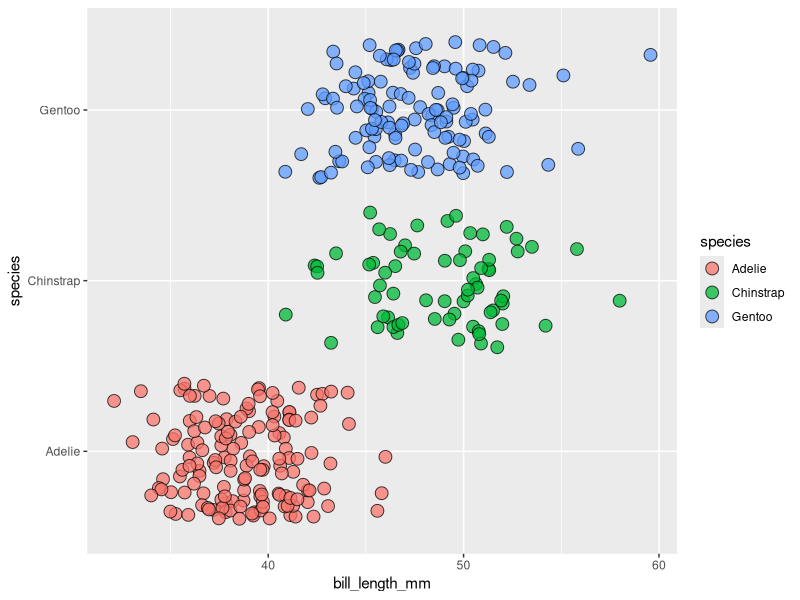
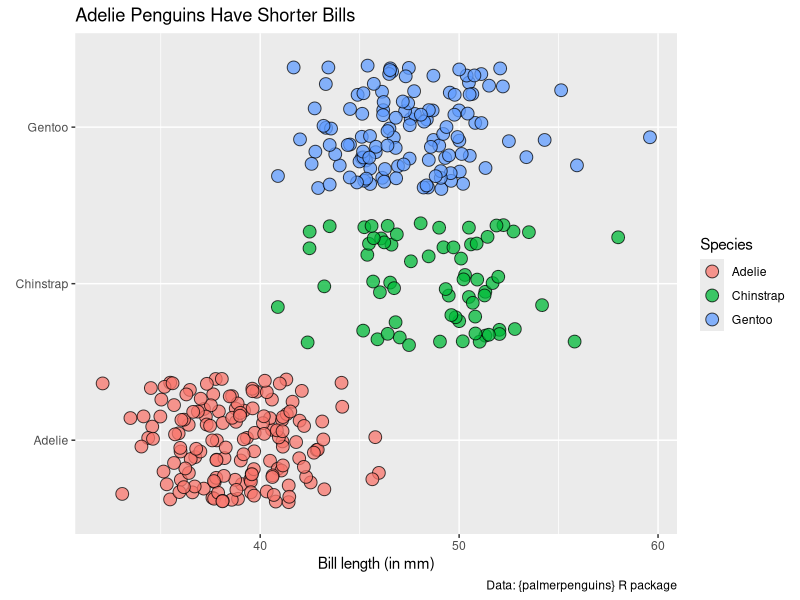
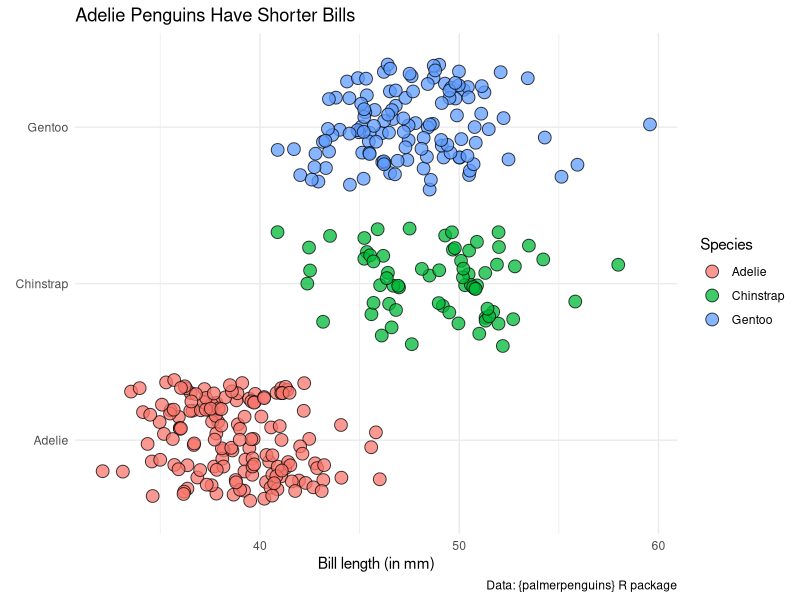
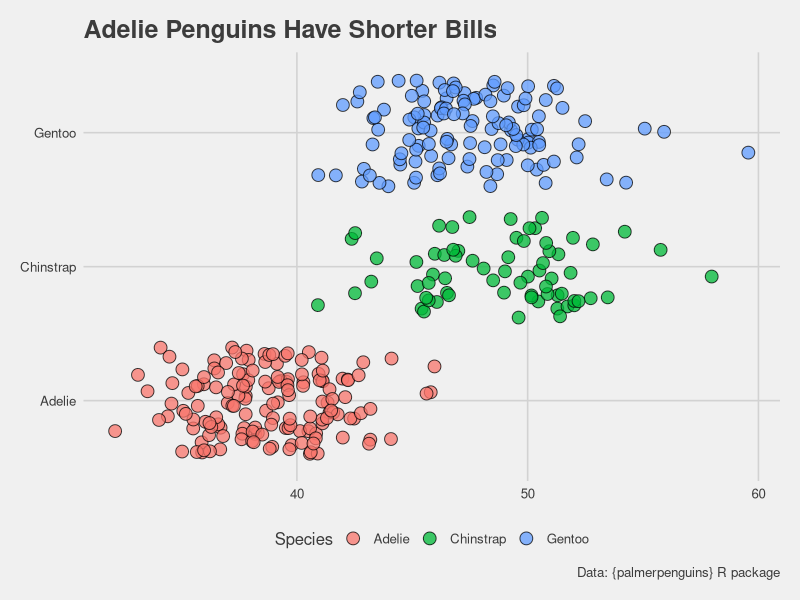
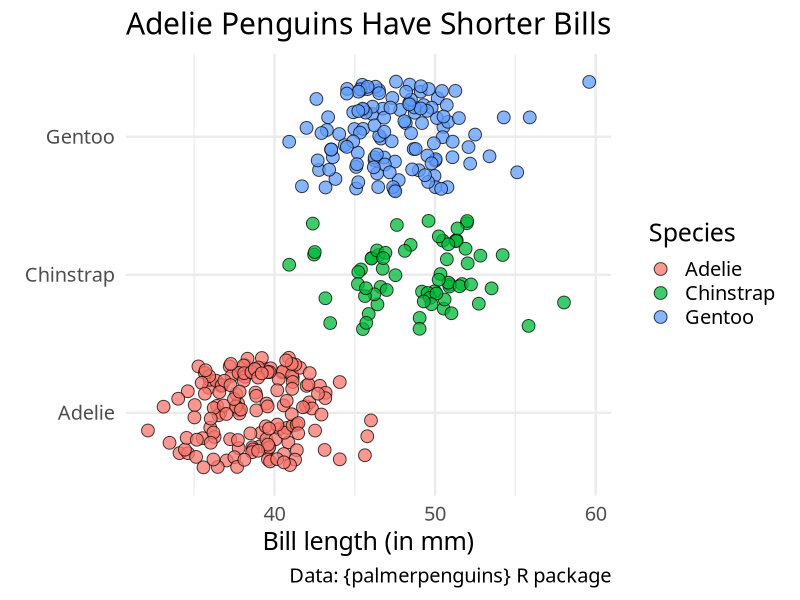
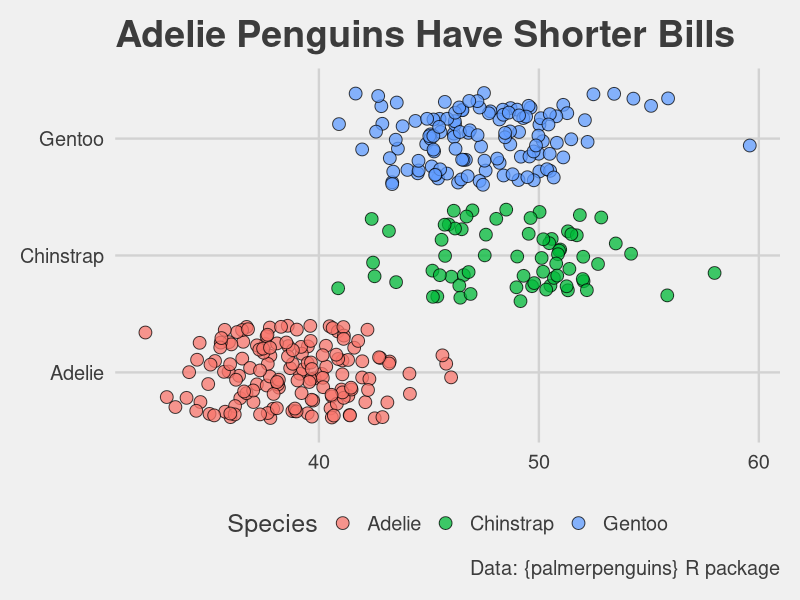
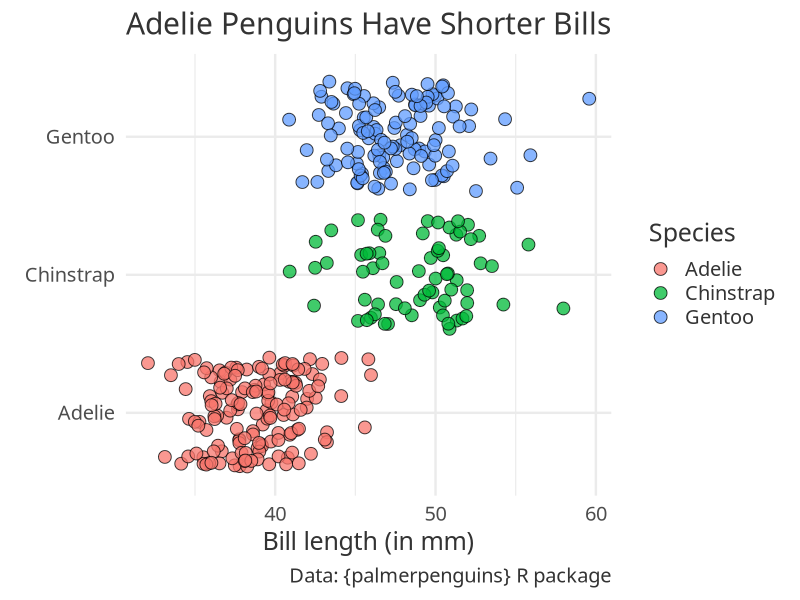
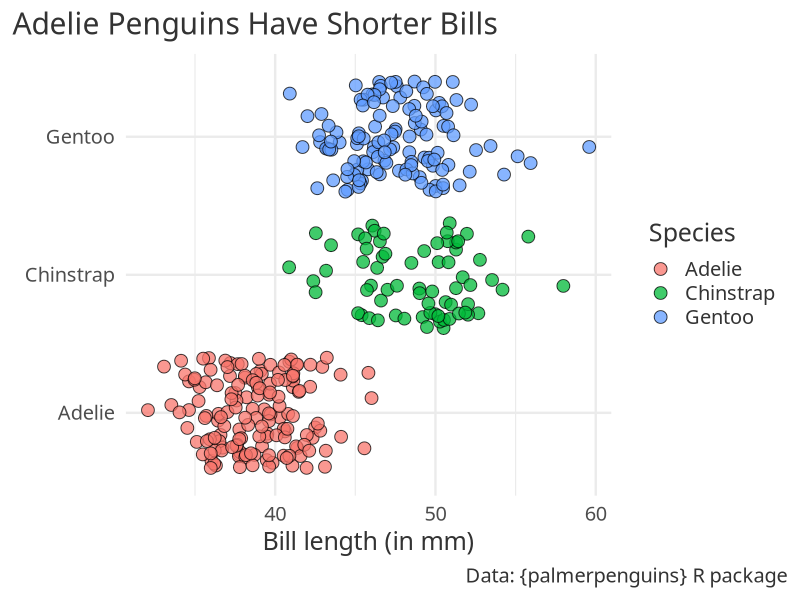

Write the R code that produced these figures, in order.
## ---- chunk 1
library(tidyverse)
plt <- palmerpenguins::penguins |> 
  ggplot(aes(x = bill_length_mm, y = species, fill = species)) +
  geom_jitter(shape = 21, size = 4, alpha = 0.75)
plt
## ---- chunk 2
plt_with_labels <- plt +
  labs(
    x = 'Bill length (in mm)',
    y = element_blank(), # Species names don't need an extra label
    title = 'Adelie Penguins Have Shorter Bills',
    fill = 'Species',
    caption = 'Data: {palmerpenguins} R package'
  )
plt_with_labels
## ---- chunk 3
plt_with_labels +
  theme_minimal()
## ---- chunk 4
plt_with_labels + 
  ggthemes::theme_fivethirtyeight()
## ---- chunk 5
plt_with_labels +
  theme_minimal(base_size = 18, base_family = 'Source Sans Pro')
## ---- chunk 6
plt_with_labels + 
  ggthemes::theme_fivethirtyeight(base_size = 18)
## ---- chunk 7
plt_with_labels +
  theme_minimal(base_size = 18, base_family = 'Source Sans Pro') +
  theme(
    text = element_text(color = 'grey20')
  )
## ---- chunk 8
plt_with_labels +
  theme_minimal(base_size = 18, base_family = 'Source Sans Pro') +
  theme(
    text = element_text(color = 'grey20'),
    plot.title.position = 'plot',
    plot.caption.position = 'plot'
  )
## ---- chunk 9
plt_with_labels +
  theme_minimal(base_size = 18, base_family = 'Source Sans Pro') +
  theme(
    text = element_text(color = 'grey20'),
    plot.title.position = 'plot',
    plot.caption.position = 'plot'
  ) +
  scale_fill_manual(values = c("#E69F00", "#009E73", "#0072B2"))
